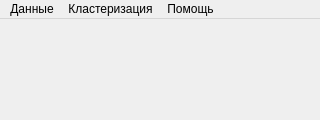
<?xml version="1.0" encoding="UTF-8"?><ui version="4.0"><class>MainWindow</class><widget class="QMainWindow" name="MainWindow"><property name="geometry"><rect><x>0</x><y>0</y><width>320</width><height>120</height></rect></property><property name="sizePolicy"><sizepolicy hsizetype="Expanding" vsizetype="Expanding"><horstretch>0</horstretch><verstretch>0</verstretch></sizepolicy></property><property name="minimumSize"><size><width>240</width><height>120</height></size></property><property name="windowTitle"><string>Кластеризация K-Means</string></property><property name="toolButtonStyle"><enum>Qt::ToolButtonIconOnly</enum></property><widget class="QWidget" name="centralWidget"><layout class="QVBoxLayout" name="verticalLayout_2"><item><widget class="QCustomPlot" name="graphWidget" native="true"><property name="sizePolicy"><sizepolicy hsizetype="Ignored" vsizetype="Ignored"><horstretch>0</horstretch><verstretch>0</verstretch></sizepolicy></property><property name="minimumSize"><size><width>0</width><height>0</height></size></property><property name="sizeIncrement"><size><width>0</width><height>0</height></size></property><layout class="QVBoxLayout" name="verticalLayout"><property name="spacing"><number>0</number></property><property name="sizeConstraint"><enum>QLayout::SetDefaultConstraint</enum></property><property name="leftMargin"><number>0</number></property><property name="topMargin"><number>0</number></property><property name="rightMargin"><number>0</number></property><property name="bottomMargin"><number>0</number></property></layout></widget></item></layout></widget><widget class="QMenuBar" name="menuBar"><property name="geometry"><rect><x>0</x><y>0</y><width>320</width><height>24</height></rect></property><widget class="QMenu" name="fileMenu"><property name="title"><string>Данные</string></property><widget class="QMenu" name="saveGraph"><property name="title"><string>Сохранить график</string></property><addaction name="saveAsPNG"/><addaction name="saveAsJPG"/><addaction name="saveAsPDF"/></widget><widget class="QMenu" name="std"><property name="title"><string>Стандартизация данных</string></property><addaction name="stdSigma"/><addaction name="stdZ"/><addaction name="stdMinMax"/></widget><addaction name="loadData"/><addaction name="genData"/><addaction name="std"/><addaction name="separator"/><addaction name="showData"/><addaction name="saveData"/><addaction name="saveGraph"/><addaction name="separator"/><addaction name="combineData"/><addaction name="clearData"/><addaction name="separator"/><addaction name="quit"/></widget><widget class="QMenu" name="kmeansMenu"><property name="title"><string>Кластеризация</string></property><widget class="QMenu" name="menu"><property name="title"><string>K-Means</string></property><addaction name="clusterDataRnd"/><addaction name="clusterDataPlusPlus"/></widget><addaction name="menu"/></widget><widget class="QMenu" name="help"><property name="title"><string>Помощь</string></property><addaction name="description"/><addaction name="about"/></widget><addaction name="fileMenu"/><addaction name="kmeansMenu"/><addaction name="help"/></widget><action name="loadData"><property name="text"><string>Загрузить данные из файла</string></property></action><action name="genData"><property name="text"><string>Сгенерировать данные</string></property></action><action name="saveData"><property name="text"><string>Сохранить данные как...</string></property></action><action name="clusterDataPlusPlus"><property name="text"><string>K-Means++ инициализация</string></property></action><action name="saveAsPNG"><property name="text"><string>как PNG...</string></property></action><action name="saveAsJPG"><property name="text"><string>как JPG...</string></property></action><action name="saveAsPDF"><property name="text"><string>как PDF...</string></property></action><action name="quit"><property name="text"><string>Выйти</string></property></action><action name="showData"><property name="text"><string>Посмотреть данные</string></property></action><action name="stdZ"><property name="text"><string>Z-оценка</string></property></action><action name="stdSigma"><property name="text"><string>Среднеквадратичная</string></property></action><action name="description"><property name="text"><string>Краткое описание</string></property></action><action name="about"><property name="text"><string>О программе</string></property></action><action name="stdMinMax"><property name="text"><string>Min-Max</string></property></action><action name="combineData"><property name="text"><string>Объединить все кластеры</string></property></action><action name="clearData"><property name="text"><string>Удалить все кластеры</string></property></action><action name="clusterDataRnd"><property name="text"><string>K-Means инициализация</string></property></action></widget><layoutdefault spacing="6" margin="11"/><customwidgets><customwidget><class>QCustomPlot</class><extends>QWidget</extends><header>qcustomplot.h</header><container>1</container></customwidget></customwidgets><resources/><connections/></ui>
